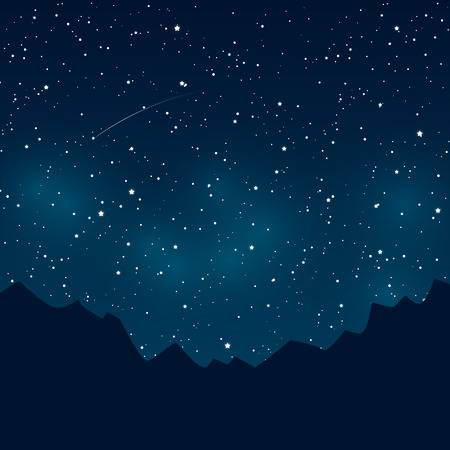
#> input picture src/img/8/cieloEstrellado.jpg, 450 x 450 px
$ python 4_ejercicio.py
#> lines starting #> are read from the running program, lines starting #| are printed output that depends on the picture; after the words box and inside, x2 and y2 are one past the last pixel; in counts of white or black regions, pixels touching at a corner belong together
import cv2
import numpy as np

imagen = cv2.imread("../src/img/8/cieloEstrellado.jpg")
#> imagen is the input picture: shape (450, 450, 3); mean B, G, R 66.5, 36.4, 3.2

"""
For HSV, Hue range is [0,179], Saturation range is [0,255] and Value
range is [0,255]. Different software use different scales. So if you are
comparing OpenCV values with them, you need to normalize these ranges.
"""

# Convertir BGR a HSV_BGR2HSV)
hsv = cv2.cvtColor(imagen, cv2.COLOR_BGR2HSV)
#> hsv: shape (450, 450, 3); mean H, S, V 104.9, 247.2, 66.5

# RGB stands for Red Green Blue.
# BGR is the same, except the order of areas is reversed.

# Definir el rango del blanco in HSV
lower_white = np.array([0, 0, 220])
upper_white = np.array([255, 35, 255])

# Obtener solo los colores blancos
mask = cv2.inRange(hsv, lower_white, upper_white)
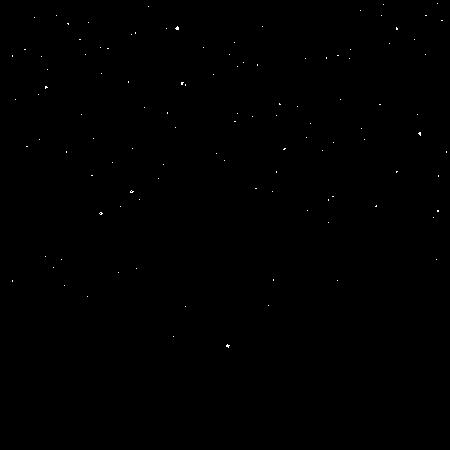
#> mask: shape (450, 450); 0.1% white in thin lines or dots, all inside (x1, y1, x2, y2) = (12, 3, 447, 348)

# Bitwise-AND mask and original image
res = cv2.bitwise_and(imagen, imagen, mask= mask)
cv2.imshow("Original", imagen)
cv2.imshow("Máscara", mask)
cv2.imshow("Solo estrellas", res)

cv2.waitKey(0)
cv2.destroyAllWindows()
